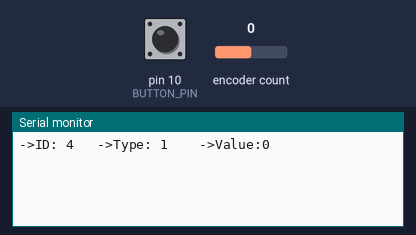
A program run on a simulated Teensy 4. On the bench: the last lines printed to the serial monitor. Inputs (shaded band) come from the test bench; at power-on: pin 10 (BUTTON_PIN) HIGH, encoder count 0.

Above: at 1.2 s.
1.3 s: pin 10 (BUTTON_PIN) pulled LOW for 0.15 s
At 2.9 s:
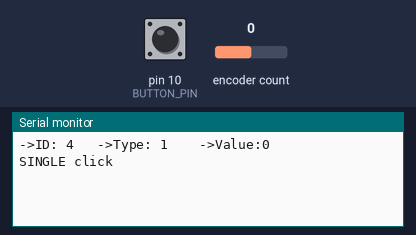
3.2 s: pin 10 (BUTTON_PIN) pulled LOW for 3.2 s
At 4.9 s:
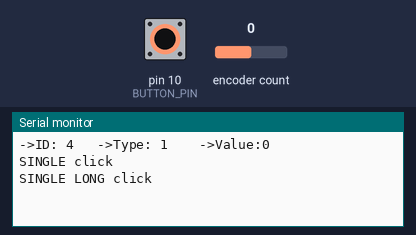
7.9 s: encoder count set to 1
At 8.9 s:
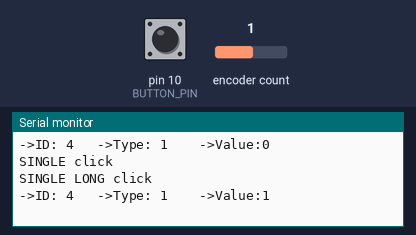
9.4 s: encoder count set to 2
At 10.1 s:
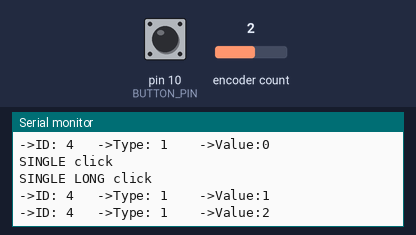
10.9 s: pin 10 (BUTTON_PIN) pulsed LOW 2 times (0.12 s each, 0.3 s apart)
At 13.1 s:
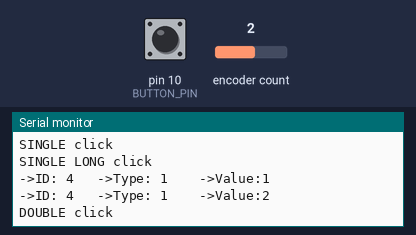

The program:

main.cpp
```cpp
#include <Arduino.h>
#include "RTPRotaryClick.h"
#define LEFT_ROT_PIN 11
#define RIGHT_ROT_PIN 12
#define BUTTON_PIN 10

RTPRotaryClick rotaryClick(LEFT_ROT_PIN, RIGHT_ROT_PIN, BUTTON_PIN, false, true);

void actOnCallbackClicks(String command){
  Serial.println(command);
}

void actOnCallbackRotation(ControlCommand callbackCommand){
  Serial.printf("->ID: %d \t->Type: %d  \t->Value:%d\n",callbackCommand.controlID, callbackCommand.commandType, callbackCommand.value);
}

void setup() {
  Serial.begin(115200);
}

void loop() {
  rotaryClick.callbackOnClicks(actOnCallbackClicks);
  rotaryClick.callbackOnRotation(actOnCallbackRotation);
}
```

RTPClickButton.cpp
```cpp
/*
  RTPClickButton.cpp - Class for reading and managing a PushButton with click fancy shit.
  Created by Oscar Martínez Carmona @ RockinTechProjects, August 30, 2017.
*/


#include "Arduino.h"
#include "RTPClickButton.h"


RTPClickButton::RTPClickButton(uint8_t buttonPin){
  _pin           = buttonPin;
  _activeHigh    = LOW;           // Assume active-low button
  _btnState      = !_activeHigh;  // initial button state in active-high logic
  _lastState     = _btnState;
  _clickCount    = 0;
  clicks         = 0;
  depressed      = false;
  _lastBounceTime= 0;
  debounceTime   = 20;            // Debounce timer in ms
  multiclickTime = 250;           // Time limit for multi clicks
  longClickTime  = 1000;          // time until long clicks register
  pinMode(_pin, INPUT);
}


RTPClickButton::RTPClickButton(uint8_t buttonPin, boolean activeType){
  _pin           = buttonPin;
  _activeHigh    = activeType;
  _btnState      = !_activeHigh;  // initial button state in active-high logic
  _lastState     = _btnState;
  _clickCount    = 0;
  clicks         = 0;
  depressed      = 0;
  _lastBounceTime= 0;
  debounceTime   = 20;            // Debounce timer in ms
  multiclickTime = 250;           // Time limit for multi clicks
  longClickTime  = 1000;          // time until long clicks register
  pinMode(_pin, INPUT);
}

RTPClickButton::RTPClickButton(uint8_t buttonPin, boolean activeType, boolean internalPullup){
  _pin           = buttonPin;
  _activeHigh    = activeType;
  _btnState      = !_activeHigh;  // initial button state in active-high logic
  _lastState     = _btnState;
  _clickCount    = 0;
  clicks         = 0;
  depressed      = 0;
  _lastBounceTime= 0;
  debounceTime   = 20;            // Debounce timer in ms
  multiclickTime = 250;           // Time limit for multi clicks
  longClickTime  = 1000;          // time until "long" click register

  // Turn on internal pullup resistor if applicable
  if (_activeHigh == LOW && internalPullup == CLICKBTN_PULLUP)
    pinMode(_pin, INPUT_PULLUP);
  else
    pinMode(_pin, INPUT);
}


void RTPClickButton::Update(){
  long now = (long)millis();      // get current time
  _btnState = digitalRead(_pin);  // current appearant button state

  // Make the button logic active-high in code
  if (!_activeHigh) _btnState = !_btnState;

  // If the switch changed, due to noise or a button press, reset the debounce timer
  if (_btnState != _lastState) _lastBounceTime = now;


  // debounce the button (Check if a stable, changed state has occured)
  if (now - _lastBounceTime > debounceTime && _btnState != depressed){
    depressed = _btnState;
    if (depressed) _clickCount++;
  }

  // If the button released state is stable, report nr of clicks and start new cycle
  if (!depressed && (now - _lastBounceTime) > multiclickTime){
    // positive count for released buttons
    clicks = _clickCount;
    _clickCount = 0;
  }

  // Check for "long click"
  if (depressed && (now - _lastBounceTime > longClickTime)){
    // negative count for long clicks
    clicks = 0 - _clickCount;
    _clickCount = 0;
  }

  _lastState = _btnState;
}


void RTPClickButton::callbackOnClicks( void (*userFunc)(String) ){
  Update();
  // Save click codes in LEDfunction, as click codes are reset at next Update()
  String callbackString;
  switch(clicks){
    case 1: (*userFunc)("SINGLE click"); break;

    case 2: (*userFunc)("DOUBLE click"); break;

    case 3: (*userFunc)("TRIPLE click"); break;

    case -1: (*userFunc)("SINGLE LONG click"); break;

    case -2: (*userFunc)("DOUBLE LONG click"); break;

    case -3: (*userFunc)("TRIPLE LONG click"); break;

    default:  break;
  }

}
```

RTPClickButton.h
```cpp
/*
	RTPClickButton.h - Class for reading and managing a PushButton with click fancy shit.
	Created by Oscar Martínez Carmona @ RockinTechProjects, August 30, 2017.
*/

#pragma once

#include "Arduino.h"

#define CLICKBTN_PULLUP HIGH

class RTPClickButton{
  public:
    RTPClickButton(uint8_t buttonPin);
    RTPClickButton(uint8_t buttonPin, boolean active);
    RTPClickButton(uint8_t buttonPin, boolean active, boolean internalPullup);
    void Update();
    int clicks;                   // button click counts to return
    boolean depressed;            // the currently debounced button (press) state (presumably it is not sad :)
    long debounceTime;
    long multiclickTime;
    long longClickTime;
    void callbackOnClicks( void (*userFunc)(String) );

  private:
    uint8_t _pin;                 // Arduino pin connected to the button
    boolean _activeHigh;          // Type of button: Active-low = 0 or active-high = 1
    boolean _btnState;            // Current appearant button state
    boolean _lastState;           // previous button reading
    int _clickCount;              // Number of button clicks within multiclickTime milliseconds
    long _lastBounceTime;         // the last time the button input pin was toggled, due to noise or a press
};
```

RTPRotaryClick.cpp
```cpp
/*
	RTPRotaryClick.h - Class for reading and managing a Rotary QuadEncoder with click button.
	Updated by Oscar Martínez Carmona @ RockinTechProjects, January 17, 2022.
*/

#include "RTPRotaryClick.h"

void RTPRotaryClick::callbackOnRotation( void (*userFunc)(ControlCommand) ){
	long newPosition = read()/4;
  	if (newPosition < _oldPosition) {
		ControlCommand callbackCommand;
		callbackCommand.controlID = 4;
		callbackCommand.commandType = 0;
		callbackCommand.value = newPosition;
   		_oldPosition = newPosition;
   		(*userFunc)(callbackCommand);
  	}
  	else if (newPosition > _oldPosition) {
   		ControlCommand callbackCommand;
		callbackCommand.controlID = 4;
		callbackCommand.commandType = 1;
		callbackCommand.value = newPosition;
   		_oldPosition = newPosition;
   		(*userFunc)(callbackCommand);
  	}
}
```

RTPRotaryClick.h
```cpp
/*
	RTPRotaryClick.h - Class for reading and managing a Rotary QuadEncoder with click button.
	Updated by Oscar Martínez Carmona @ RockinTechProjects, January 17, 2022.
*/

#pragma once

#include "Arduino.h"
#include "Encoder.h"
#include "RTPClickButton.h"
#include "RTPStructs.hpp"

class RTPRotaryClick: public Encoder, public RTPClickButton{
  protected:
    long int _oldPosition  = -999;
  public:
    RTPRotaryClick();
    RTPRotaryClick(int leftRotPin, int rightRotPin, int buttonPin, boolean active, boolean pullup):Encoder(leftRotPin,rightRotPin),RTPClickButton(buttonPin,active,pullup){};
    void callbackOnRotation( void (*userFunc)(ControlCommand) );
  };
```

RTPStructs.hpp
```cpp
#pragma once

struct ControlCommand{
  int controlID;
  int commandType;
  int value;
};
```

Measured:
- after the input at 1.3 s, the serial monitor: prints a new line after 0.40 s (image 1)
- after the input at 3.2 s, the serial monitor: prints a new line after 1.0 s (image 2)
- after the input at 7.9 s, the serial monitor: prints a new line at once (image 3)
- after the input at 9.4 s, the serial monitor: prints a new line at once (image 4)
- after the input at 10.9 s, the serial monitor: prints a new line after 0.67 s (image 5)
